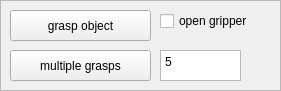
  <widget class="QFrame" name="fraScripts">
   <property name="geometry">
    <rect>
     <x>280</x>
     <y>570</y>
     <width>281</width>
     <height>91</height>
    </rect>
   </property>
   <property name="minimumSize">
    <size>
     <width>141</width>
     <height>41</height>
    </size>
   </property>
   <property name="frameShape">
    <enum>QFrame::StyledPanel</enum>
   </property>
   <property name="frameShadow">
    <enum>QFrame::Plain</enum>
   </property>
   <property name="lineWidth">
    <number>1</number>
   </property>
   <widget class="QPushButton" name="cmdScripts_grasp_obj">
    <property name="geometry">
     <rect>
      <x>10</x>
      <y>10</y>
      <width>141</width>
      <height>31</height>
     </rect>
    </property>
    <property name="text">
     <string>grasp object</string>
    </property>
   </widget>
   <widget class="QPushButton" name="cmdScripts_grasp_5_obj">
    <property name="geometry">
     <rect>
      <x>10</x>
      <y>50</y>
      <width>141</width>
      <height>31</height>
     </rect>
    </property>
    <property name="text">
     <string>multiple grasps</string>
    </property>
   </widget>
   <widget class="QPlainTextEdit" name="txtScripts_multiple">
    <property name="geometry">
     <rect>
      <x>160</x>
      <y>50</y>
      <width>81</width>
      <height>31</height>
     </rect>
    </property>
    <property name="tabChangesFocus">
     <bool>false</bool>
    </property>
    <property name="plainText">
     <string>5</string>
    </property>
    <property name="placeholderText">
     <string/>
    </property>
   </widget>
   <widget class="QCheckBox" name="chkScripts_open_gripper">
    <property name="geometry">
     <rect>
      <x>160</x>
      <y>10</y>
      <width>121</width>
      <height>22</height>
     </rect>
    </property>
    <property name="text">
     <string>open gripper</string>
    </property>
   </widget>
  </widget>
